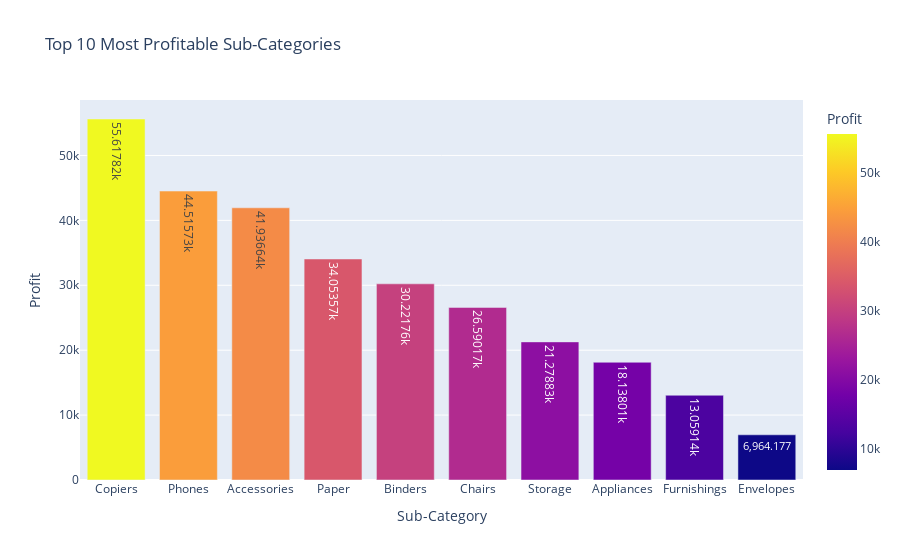

Notebook code for this chart:
### Markdown cell above
###  Top 10 Most Profitable Sub-Categories

To drill deeper into profitability beyond broad product categories, this visual identifies
the top 10 sub-categories ranked by total profit. This provides clear insight into which
specific product types generate the highest financial return and therefore deserve priority
in stocking, promotion, and strategic planning.

### Code cell
# Group data by sub-category and sum the total profit for each,
# sort them from highest to lowest profit,
# select the top 10 most profitable sub-categories,
# and convert the result back into a clean DataFrame.
top_profit_sub = (
    df.groupby("Sub-Category")["Profit"]
    .sum()
    .sort_values(ascending=False)
    .head(10)
    .reset_index()
)

# Create a bar chart showing the 10 sub-categories with the highest total profit.
fig = px.bar(
    top_profit_sub,
    x="Sub-Category",
    y="Profit",
    title="Top 10 Most Profitable Sub-Categories",
    text_auto=True,
    color="Profit"
)
fig.show()

### Figure 1 — Plotly figure (JSON) as saved in the notebook; plotly's stock layout.template omitted (floating-point values rounded to 4 significant figures)
{"data": [{"alignmentgroup": "True", "hovertemplate": "Sub-Category=%{x}<br>Profit=%{marker.color}<extra></extra>", "legendgroup": "", "marker": {"color": [55620.0, 44520.0, 41940.0, 34050.0, 30220.0, 26590.0, 21280.0, 18140.0, 13060.0, 6964.0], "coloraxis": "coloraxis", "pattern": {"shape": ""}}, "name": "", "offsetgroup": "", "orientation": "v", "showlegend": false, "textposition": "auto", "texttemplate": "%{y}", "type": "bar", "x": ["Copiers", "Phones", "Accessories", "Paper", "Binders", "Chairs", "Storage", "Appliances", "Furnishings", "Envelopes"], "xaxis": "x", "y": [55620.0, 44520.0, 41940.0, 34050.0, 30220.0, 26590.0, 21280.0, 18140.0, 13060.0, 6964.0], "yaxis": "y"}], "layout": {"autosize": true, "barmode": "relative", "coloraxis": {"colorbar": {"title": {"text": "Profit"}}, "colorscale": [[0, "#0d0887"], [0.1111, "#46039f"], [0.2222, "#7201a8"], [0.3333, "#9c179e"], [0.4444, "#bd3786"], [0.5556, "#d8576b"], [0.6667, "#ed7953"], [0.7778, "#fb9f3a"], [0.8889, "#fdca26"], [1, "#f0f921"]]}, "legend": {"tracegroupgap": 0}, "title": {"text": "Top 10 Most Profitable Sub-Categories"}, "xaxis": {"anchor": "y", "autorange": true, "domain": [0, 1], "range": [-0.5, 9.5], "title": {"text": "Sub-Category"}, "type": "category"}, "yaxis": {"anchor": "x", "autorange": true, "domain": [0, 1], "range": [0, 58550.0], "title": {"text": "Profit"}, "type": "linear"}}}
